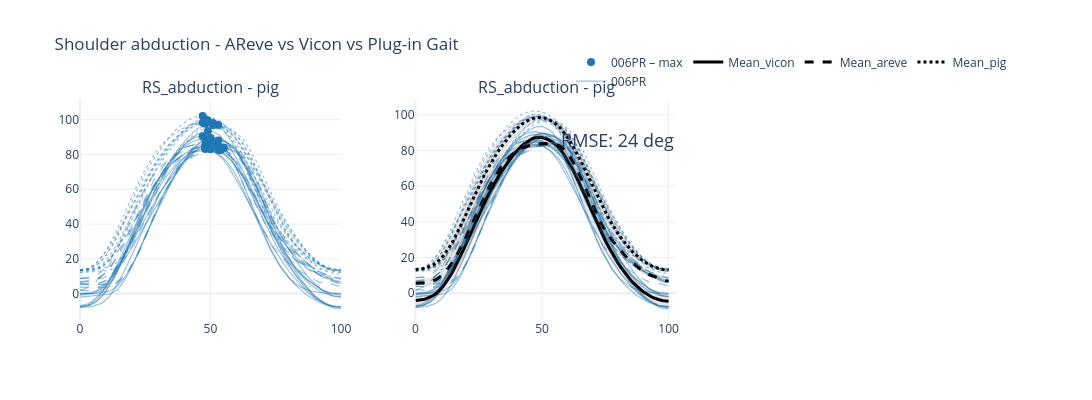

The notebook cell this image was saved under:
### Markdown cell above
## Extras
The returned fig from the ensembler allows the user all the functionality of plotly figures.
e.g. add annotations to the plot

### Code cell
fig.add_annotation(x=80, y=80, showarrow=False,
            text="RMSE: 24 deg",
            yshift=10, font=dict(size=18), row=1,col=2)
